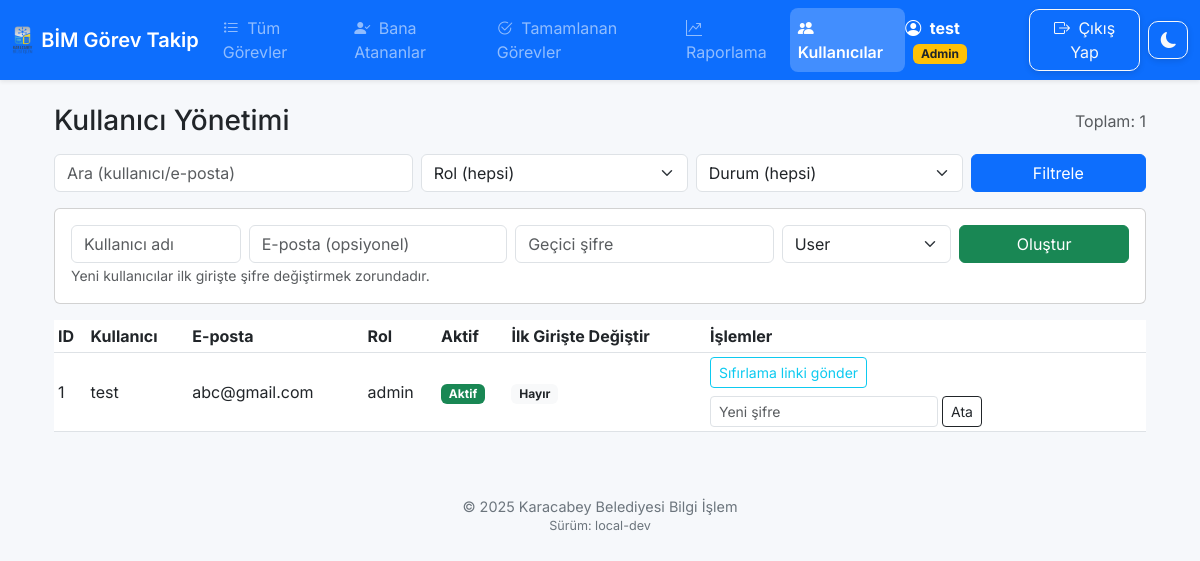
Page /admin/users (signed in) on the committed database.
### app.py (models this page shows)
class User(db.Model):
    __tablename__ = "users"
    id = db.Column(db.Integer, primary_key=True)
    username = db.Column(db.String(80), unique=True, nullable=False)
    email = db.Column(db.String(200), unique=True)  # migration ile NOT NULL önerilir
    password = db.Column(db.String(200), nullable=False)
    role = db.Column(db.String(20), default="user")  # user / admin
    is_active = db.Column(db.Boolean, nullable=False, server_default="1")        # True: aktif
    must_change_password = db.Column(db.Boolean, nullable=False, server_default="0")  # True: ilk girişte zorla değiştir
    tasks_created = db.relationship("Task", foreign_keys="Task.user_id", backref="assigner", lazy=True)
    tasks_assigned = db.relationship("Task", foreign_keys="Task.assigned_to", backref="assignee", lazy=True)

### app.py (the view, shortened to what this page needs)
@app.route('/admin/users')
def admin_users():
    require_admin()
    q = (request.args.get("q") or "").strip()
    role_f = (request.args.get("role") or "").strip()
    status_f = (request.args.get("active") or "").strip()  # '1' aktif, '0' pasif
    base = User.query
    if q:
        like = f"%{q}%"
        base = base.filter(or_(User.username.ilike(like), User.email.ilike(like)))
    if role_f in ("admin", "user"):
        base = base.filter(User.role == role_f)
    if status_f in ("0", "1"):
        base = base.filter(User.is_active == (status_f == "1"))
    base = base.order_by(User.id.asc())
    page = max(int(request.args.get("page", 1)), 1)
    users, total, pages = paginate(base, page, per_page=12)
    return render_template('users.html',
        users=users, total=total, pages=pages, page=page, q=q, role_f=role_f, status_f=status_f)

### app.py (called while the page is built, shortened)
@app.context_processor
def inject_globals():
    return {"config": app.config}

def _user_flag_cols_exist() -> bool:
    try:
        insp = inspect(db.engine)
        cols = {c["name"] for c in insp.get_columns("users")}
        return "is_active" in cols and "must_change_password" in cols
    except Exception:
        return False

@app.before_request
def refresh_role():
    uid = session.get("user_id")
    if not uid:
        return
    try:
        u = User.query.get(uid)
        if u:
            session["role"] = u.role
            session["username"] = u.username
    except (OperationalError, ProgrammingError):
        return

def paginate(query, page, per_page=10):
    total = query.count()
    items = query.offset((page - 1) * per_page).limit(per_page).all()
    pages = ceil(total / per_page) if per_page else 1
    return items, total, pages

def require_admin():
    if 'user_id' not in session or session.get("role") != "admin":
        abort(403)

### templates/users.html (shortened to what this page needs)
{% extends "base.html" %}
{% block content %}
<div class="container mt-4">
  <div class="d-flex justify-content-between align-items-center mb-3">
    <h3 class="mb-0">Kullanıcı Yönetimi</h3>
    <span class="text-muted">Toplam: {{ total }}</span>
  </div>
  <form class="row g-2 mb-3" method="get" action="{{ url_for('admin_users') }}">
    <div class="col-md-4">
      <input type="text" class="form-control" name="q" placeholder="Ara (kullanıcı/e-posta)" value="{{ q or '' }}">
    </div>
    <div class="col-md-3">
      <select class="form-select" name="role">
        <option value="">Rol (hepsi)</option>
      </select>
    </div>
    <div class="col-md-3">
      <select class="form-select" name="active">
        <option value="">Durum (hepsi)</option>
      </select>
    </div>
    <div class="col-md-2 d-grid">
      <button class="btn btn-primary">Filtrele</button>
    </div>
  </form>
  <div class="card mb-3">
    <div class="card-body">
      <form class="row g-2" method="post" action="{{ url_for('admin_create_user') }}">
        <div class="col-md-2">
          <input class="form-control" name="username" placeholder="Kullanıcı adı" required>
        </div>
        <div class="col-md-3">
          <input class="form-control" name="email" placeholder="E-posta (opsiyonel)">
        </div>
        <div class="col-md-3">
          <input class="form-control" name="password" placeholder="Geçici şifre" required>
        </div>
        <div class="col-md-2">
          <select class="form-select" name="role">
            <option value="user">User</option>
          </select>
        </div>
        <div class="col-md-2 d-grid">
          <button class="btn btn-success">Oluştur</button>
        </div>
      </form>
      <small class="text-muted">Yeni kullanıcılar ilk girişte şifre değiştirmek zorundadır.</small>
    </div>
  </div>
  <div class="table-responsive">
    <table class="table table-sm align-middle">
      <thead>
        <tr>
          <th>ID</th>
          <th>Kullanıcı</th>
          <th>E-posta</th>
          <th>Rol</th>
          <th>Aktif</th>
          <th>İlk Girişte Değiştir</th>
          <th style="width: 440px;">İşlemler</th>
        </tr>
      </thead>
      <tbody>
        {% for u in users %}
        <tr>
          <td>{{ u.id }}</td>
          <td>{{ u.username }}</td>
          <td>{{ u.email or '-' }}</td>
          <td>{{ u.role }}</td>
          <td>
            {% set active = (u.is_active if u.is_active is not none else True) %}
            <span class="badge {{ 'bg-success' if active else 'bg-secondary' }}">{{ 'Aktif' if active else 'Pasif' }}</span>
          </td>
          <td>
            {% set must = (u.must_change_password if u.must_change_password is not none else False) %}
            <span class="badge {{ 'bg-warning text-dark' if must else 'bg-light text-dark' }}">{{ 'Evet' if must else 'Hayır' }}</span>
          </td>
          <td>
            <div class="d-flex flex-wrap gap-2">
              {% if u.email %}
              <form method="post" action="{{ url_for('admin_reset_password_link', user_id=u.id) }}">
                <button class="btn btn-outline-info btn-sm">Sıfırlama linki gönder</button>
              </form>
              {% endif %}
              <form class="d-flex" method="post" action="{{ url_for('admin_set_password', user_id=u.id) }}"
                    onsubmit="return confirm('Bu kullanıcı için yeni şifre atanacak ve ilk girişte değiştirmesi zorunlu olacak. Onaylıyor musunuz?')">
                <input class="form-control form-control-sm me-1" name="new_password" placeholder="Yeni şifre" minlength="8" required>
                <button class="btn btn-outline-dark btn-sm">Ata</button>
              </form>
            </div>
          </td>
        </tr>
        {% endfor %}
      </tbody>
    </table>
  </div>
</div>
{% endblock %}

### templates/base.html (shortened to what this page needs)
<!DOCTYPE html>
<html lang="tr">
<head>
  <link href="https://cdn.jsdelivr.net/npm/bootstrap@5.3.0/dist/css/bootstrap.min.css" rel="stylesheet" />
  <link href="https://cdn.jsdelivr.net/npm/bootstrap-icons@1.10.5/font/bootstrap-icons.css" rel="stylesheet" />
  <link href="{{ url_for('static', filename='css/ui.css') }}" rel="stylesheet">
</head>
<body class="bg-app">
<nav class="navbar navbar-expand-lg navbar-dark bg-primary mb-3 sticky-top shadow-sm">
  <div class="container-fluid">
    <a class="navbar-brand d-flex align-items-center gap-2" href="{{ url_for('dashboard') }}">
      <img src="{{ url_for('static', filename='images/karacabey-logo.png') }}" alt="Karacabey Belediyesi" height="32" class="d-inline-block align-text-top" />
      <span class="fw-semibold">BİM Görev Takip</span>
    </a>
    {% if session.get('user_id') %}
      <div class="collapse navbar-collapse" id="navbarNav">
        <ul class="navbar-nav me-auto mb-2 mb-lg-0">
          <li class="nav-item">
            <a class="nav-link nav-link-modern {{ 'active' if (request.endpoint|default('') == 'dashboard') else '' }}"
               href="{{ url_for('dashboard') }}">
              <i class="bi bi-list-task me-1"></i> Tüm Görevler
            </a>
          </li>
          <li class="nav-item">
            <a class="nav-link nav-link-modern {{ 'active' if (request.endpoint|default('') == 'assigned_tasks') else '' }}"
               href="{{ url_for('assigned_tasks') }}">
              <i class="bi bi-person-check-fill me-1"></i> Bana Atananlar
            </a>
          </li>
          <li class="nav-item">
            <a class="nav-link nav-link-modern {{ 'active' if (request.endpoint|default('') == 'completed_tasks') else '' }}"
               href="{{ url_for('completed_tasks') }}">
              <i class="bi bi-check2-circle me-1"></i> Tamamlanan Görevler
            </a>
          </li>
          <li class="nav-item">
            <a class="nav-link nav-link-modern {{ 'active' if (request.endpoint|default('') == 'report') else '' }}"
               href="{{ url_for('report') }}">
              <i class="bi bi-graph-up-arrow me-1"></i> Raporlama
            </a>
          </li>
          {% if session.get('role') == 'admin' %}
          <li class="nav-item">
            <a class="nav-link nav-link-modern {{ 'active' if (request.endpoint|default('') == 'admin_users') else '' }}"
               href="{{ url_for('admin_users') }}">
              <i class="bi bi-people-fill me-1"></i> Kullanıcılar
            </a>
          </li>
          {% endif %}
        </ul>
        <div class="d-flex align-items-center gap-2">
          {% if session.get('username') %}
            <span class="navbar-text text-white me-2">
              <i class="bi bi-person-circle me-1"></i>
              <strong>{{ session['username'] }}</strong>
              {% if session.get('role') == 'admin' %}
                <span class="badge bg-warning text-dark ms-2">Admin</span>
              {% endif %}
            </span>
          {% endif %}
          <a class="btn btn-outline-light btn-elevate ripple-wrap" href="{{ url_for('logout') }}">
            <i class="bi bi-box-arrow-right me-1"></i> Çıkış Yap
          </a>
          <button id="themeToggle" class="btn btn-outline-light btn-elevate ripple-wrap" type="button" aria-label="Tema Değiştir">
          </button>
        </div>
      </div>
    {% endif %}
  </div>
</nav>
<div class="container my-3">
  {% block content %}{% endblock %}
</div>
<footer class="app-footer text-center py-4 mt-4">
  <div class="container">
    <div>© 2025 Karacabey Belediyesi Bilgi İşlem</div>
    <div class="small">Sürüm: {{ config.get('APP_VERSION', 'local-dev') }}</div>
  </div>
</footer>
</body>
</html>

### templates/base.html (style rules this page uses)
* { transition: color .15s ease, background-color .15s ease, border-color .15s ease; }
html, body { font-family: Inter, system-ui, -apple-system, Segoe UI, Roboto, "Helvetica Neue", Arial, "Noto Sans", "Apple Color Emoji","Segoe UI Emoji","Segoe UI Symbol"; }
body { transition: background-color .2s ease, color .2s ease; }
body.bg-app { background-color: #f6f8fb; }
.btn-elevate { transform: translateY(0); box-shadow: 0 2px 6px rgba(0,0,0,.12); border-radius: 10px; }
.nav-link-modern { border-radius: 8px; padding: .5rem .75rem; }
.navbar-dark .nav-link-modern.active { background: rgba(255,255,255,.22); font-weight: 600; }
.ripple-wrap { position: relative; overflow: hidden; }
footer.app-footer { font-size: .9rem; color: #6c757d; }

### rows in the picture
User: username "test", id "1", email "abc@gmail.com", role "admin", value "Aktif", value "Hayır"

### other values in the picture
{{ total }} "1"
{{ config.get('APP_VERSION', 'local-dev') }} "local-dev"
